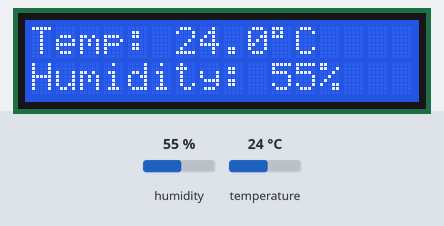
The sketch below on a simulated ESP32. Parts: 16×2 character LCD. The test bench sets the inputs (shaded band); at power-on: humidity 55 %, temperature 24 °C.

Above: at 1.2 s.
1.3 s: humidity set to 22 %
At 2.9 s:
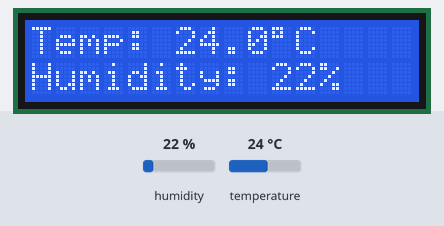
4.1 s: temperature set to 12 °C
At 5.1 s:
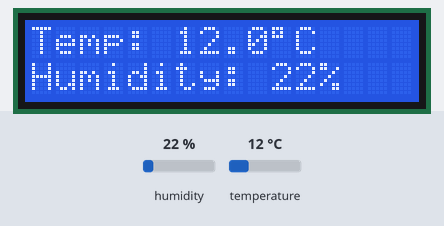
6.9 s: humidity set to 40 %
At 9.5 s:
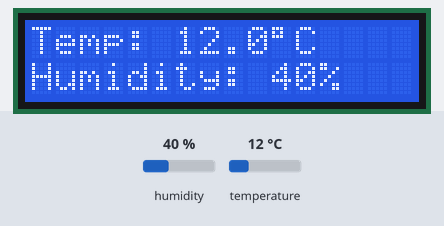
9.8 s: temperature set to 19 °C
At 10.8 s:
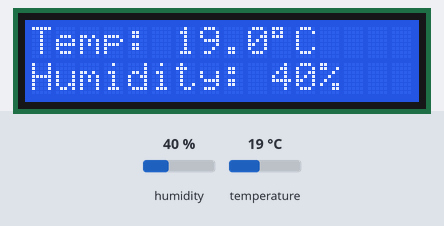
Timing chart, 0 to 12.8 s (numbered marks = the images above; inputs shaded):
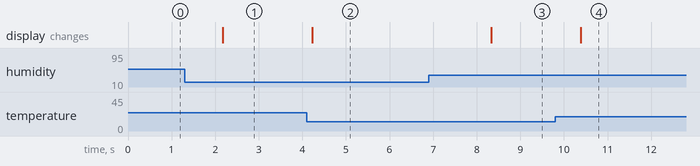

Measured:
- after the input at 1.3 s, the display: changes after 0.87 s (image 1)
- after the input at 4.1 s, the display: changes after 0.12 s (image 2)
- after the input at 6.9 s, the display: changes after 1.4 s (image 3)
- after the input at 9.8 s, the display: changes after 0.58 s (image 4)

The sketch:

DHT_LCD.ino
```cpp
#include <Wire.h>
#include <LiquidCrystal_I2C.h>
#include <DHT.h>

const int dhtPin = 26;
DHT dht(dhtPin, DHT11);
float humidity;
float temperature;

LiquidCrystal_I2C lcd(0x27, 16, 2);


void setup() {
  // put your setup code here, to run once:
  dht.begin();

  lcd.init();
  lcd.backlight();
}

void loop() {
  // put your main code here, to run repeatedly:
  humidity = dht.readHumidity();
  temperature = dht.readTemperature();

  if (isnan(humidity) || isnan(temperature)) {
    lcd.setCursor(0, 0);
    lcd.print("sensor error!  ");
    delay(2000);
    return;
  }

  lcd.setCursor(0, 0);
  lcd.print("Temp: ");
  lcd.print(temperature, 1);
  lcd.write(223);
  lcd.print("C   ");

  lcd.setCursor(0, 1);
  lcd.print("Humidity: ");
  lcd.print(humidity, 0);
  lcd.print("%   ");
  delay(2000);
}
```
